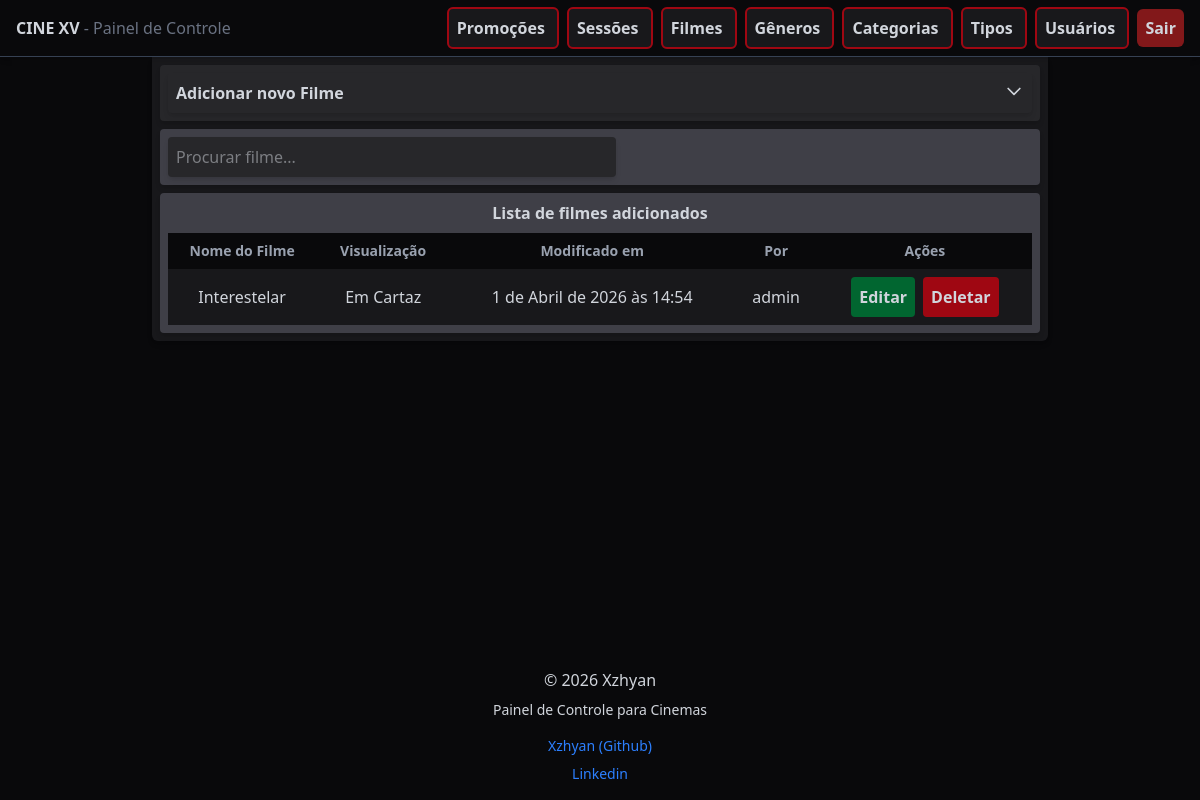
Page /films/ (signed in) on the earlier database version.
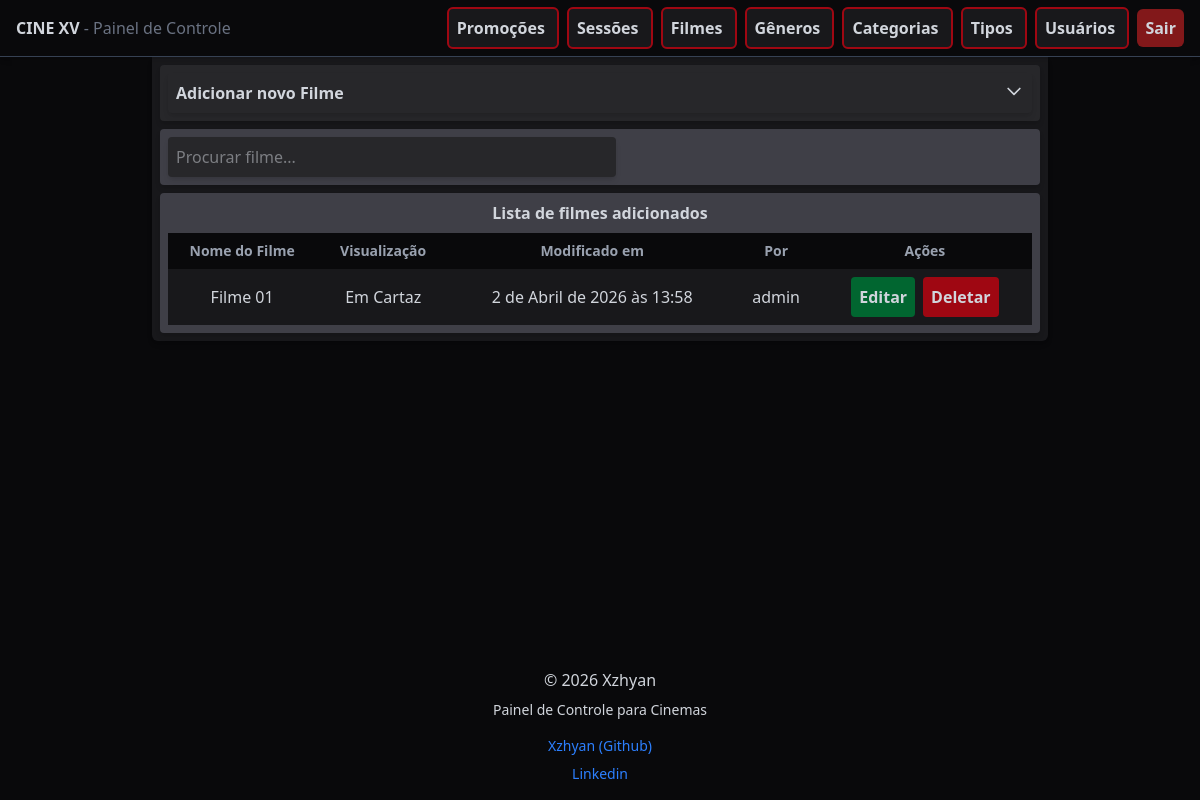
Same page on the later database version.
### api/models.py (models this page shows, shortened)
class FilmCard(models.Model):
    DISPLAY_CHOICES = [
        ('on_display', "Em Cartaz"),
        ('shortly', "Em Breve")
    ]
    AGE_CHOICES = [
        ('livre', "Livre"),
        ('10', "10 Anos"),
        ('12', "12 Anos"),
        ('14', "14 Anos"),
        ('16', "16 Anos"),
        ('18', "18 Anos")
    ]
    name = models.CharField(max_length=200, unique=True)
    film_genre = models.ManyToManyField(FilmGenre, related_name='films')
    description = models.TextField()
    duration = models.PositiveIntegerField()
    director = models.CharField(max_length=200)
    movie_cast = models.TextField()
    age_rating = models.CharField(choices=AGE_CHOICES, default='livre')
    display = models.CharField(choices=DISPLAY_CHOICES, default='on_display')
    on_carousel = models.BooleanField(default=False)
    thumb_image = models.FileField(upload_to='thumbs/')
    banner_image = models.FileField(upload_to='banners/')
    modified_by = models.ForeignKey(User, on_delete=models.SET_NULL, null=True, related_name='mod_films')
    modified_at = models.DateTimeField(auto_now_add=True)

### control/models.py (models this page shows, shortened)
class CustomUser(AbstractBaseUser, PermissionsMixin):
    username = models.CharField(max_length=200, unique=True)
    is_active = models.BooleanField(default=False)
    is_admin = models.BooleanField(default=False)
    objects = CustomUserManager()
    USERNAME_FIELD = 'username'
    REQUIRED_FIELDS = []
    def __str__(self):
        return self.username

### control/views.py (the view, shortened to what this page needs)
# urls.py: path('films/', views.films),
@login_required(login_url='user-login')
def films(request):
    form = AddFilmCardForm()
    films = FilmCard.objects.all()
    context = {
        'form': form,
        'films': films
    }
    return render(request, 'film/films.html', context)

### api/models.py (called while the page is built)
    def __str__(self):
        return self.name

### control/templates/film/films.html (shortened to what this page needs)
{% extends 'base.html' %}
{% block content %}
<div class="w-4xl bg-zinc-900 mx-auto p-2 rounded-b-md space-y-2 shadow-md">
    <div class="bg-zinc-800 flex flex-col gap-2 text-center items-center rounded-sm p-2 shadow-md">
        <button onclick="toggleAccordion('form_div')" class="w-full flex justify-between hover:bg-zinc-700 cursor-pointer p-2 rounded-sm shadow-md">
            <span>
                <h1 class="font-semibold">Adicionar novo Filme</h1>
            </span>
            <svg id="icon-form_div" fill="none" stroke="currentColor" viewBox="0 0 24 24"
                class="w-5 h-5 transition-transform duration-300 transform"
            >
                <path stroke-linecap="round" stroke-linejoin="round" stroke-width="2" d="M19 9l-7 7-7-7"/>
            </svg>
        </button>
    </div>
    <div id="list_div">
        <div class="bg-zinc-700 flex flex-col gap-2 text-center rounded-sm p-2 shadow-md">
            <input id="search-files" type="search" placeholder="Procurar filme..." class="w-full max-w-md bg-zinc-800 hover:bg-zinc-600 transition rounded-sm p-2 shadow-md">
        </div>
        <div class="bg-zinc-700 flex flex-col mt-2 gap-2 text-center items-center rounded-sm p-2 shadow-md">
            <h1 class="font-semibold">Lista de filmes adicionados</h1>
            <table class="w-full text-center">
                <thead>
                    <tr class="bg-zinc-950 font-semibold text-sm text-gray-400">
                        <th class="p-1">Nome do Filme</th>
                        <th class="p-2">Visualização</th>
                        <th class="p-2">Modificado em</th>
                        <th class="p-2">Por</th>
                        <th class="p-2">Ações</th>
                    </tr>
                </thead>
                <tbody>
                    {% for film in films %}
                    <tr class="bg-zinc-900 hover:bg-zinc-800 transition cursor-pointer">
                        <td class="p-2">{{ film.name }}</td>
                        <td class="p-2">{{ film.get_display_display  }}</td>
                        <td class="p-2">{{ film.modified_at }}</td>
                        <td class="p-2">{{ film.modified_by }}</td>
                        <td class="p-2 flex flex-row justify-center items-center gap-2">
                            <a href="{% url 'film-edit' film.id %}" class="bg-green-800 hover:bg-green-600 p-2 rounded-sm cursor-pointer transition font-semibold">
                                Editar
                            </a>
                            <form method="POST">
                                <button name="form_type" value="delete_form" class="bg-red-800 hover:bg-red-600 p-2 rounded-sm cursor-pointer transition font-semibold">
                                    Deletar
                                </button>
                            </form>
                        </td>
                    </tr>
                    {% endfor %}
                </tbody>
            </table>
        </div>
    </div>
</div>
{% endblock %}

Differences in the rows shown:
removed FilmCard: name "Interestelar", display "Em Cartaz", modified_at "1 de Abril de 2026 às 14:54", modified_by "admin"
added FilmCard: name "Filme 01", display "Em Cartaz", modified_at "2 de Abril de 2026 às 13:58", modified_by "admin"
